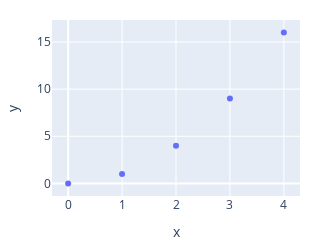

This figure's notebook cell:
### Markdown cell above
## Output, interaction and events

### Code cell
out = wg.Output(layout={'border': '1px solid black', "background-color": "#BBBBBB"})
out

### Figure 1 — Plotly figure (JSON) as saved in the notebook; plotly's stock layout.template omitted (floating-point values rounded to 4 significant figures)
{"data": [{"hovertemplate": "x=%{x}<br>y=%{y}<extra></extra>", "legendgroup": "", "marker": {"color": "#636efa", "symbol": "circle"}, "mode": "markers", "name": "", "orientation": "v", "showlegend": false, "type": "scatter", "x": [0, 1, 2, 3, 4], "xaxis": "x", "y": [0, 1, 4, 9, 16], "yaxis": "y"}], "layout": {"height": 250, "legend": {"tracegroupgap": 0}, "margin": {"b": 20, "l": 20, "r": 20, "t": 20}, "width": 300, "xaxis": {"anchor": "y", "domain": [0, 1], "title": {"text": "x"}}, "yaxis": {"anchor": "x", "domain": [0, 1], "title": {"text": "y"}}}}
